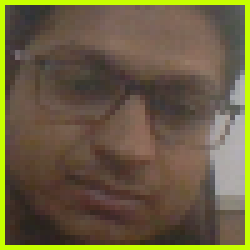
#> input picture Image Processing/Face Detection/img.png, 50 x 50 px, given in place of the camera (shown 5 times larger)
$ python faceSwap_Part-1.py
#> lines starting #> are read from the running program, lines starting #| are printed output that depends on the picture
import cv2
import numpy as np

data = cv2.CascadeClassifier('data.xml')
capture = cv2.VideoCapture(0)

swapImg = cv2.imread('dhoni.jpg')
while True:
    flag, img = capture.read()
#> img is the input picture: shape (50, 50, 3); mean B, G, R 64.7, 94.5, 106.5
    if flag:
        gray = cv2.cvtColor(img,cv2.COLOR_BGR2GRAY)
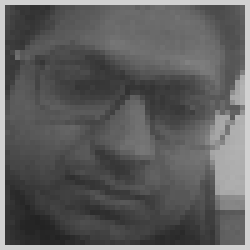
#> gray: shape (50, 50) (shown 5 times larger); min 35, max 209, mean 94.6
        faces = data.detectMultiScale(gray)
#> faces = ()
        swapFace = data.detectMultiScale(swapImg,1.3)
#> swapFace = ()
#> (the run stopped early here; a loop or call above may not have finished)
